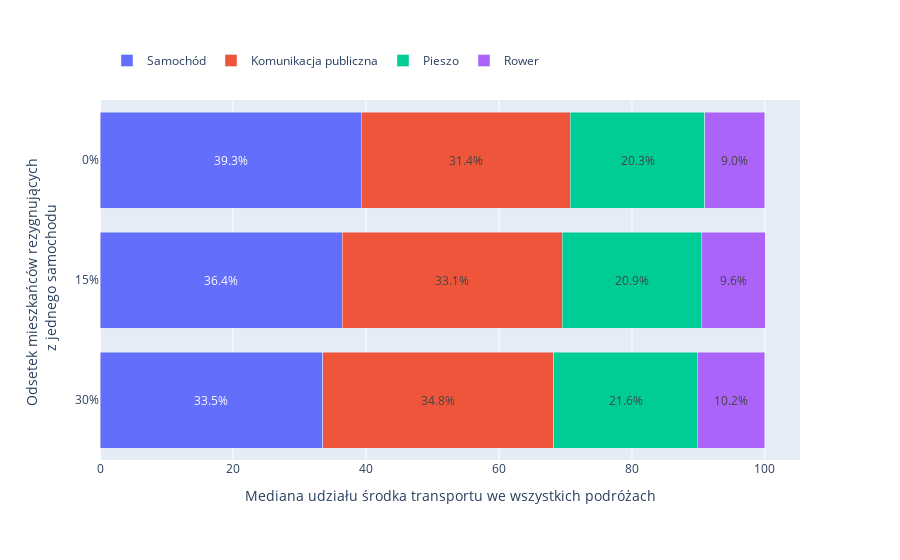

Notebook cell for this chart:
### Code cell
scenarios = ['30%', '15%', '0%']

mean_0_0_0 = modal_splits['ms_scenario_0_0_0'].values()
mean_0_0_0 = list(map(lambda x: x['median'], mean_0_0_0))

mean_0_0_15 = modal_splits['ms_scenario_0_0_15'].values()
mean_0_0_15 = list(map(lambda x: x['median'], mean_0_0_15))

mean_0_0_3 = modal_splits['ms_scenario_0_0_3'].values()
mean_0_0_3 = list(map(lambda x: x['median'], mean_0_0_3))

fig = go.Figure()

round_v = 1
margin_size = 100

# car
y = scenarios
x = [mean_0_0_3[0], mean_0_0_15[0], mean_0_0_0[0]]
fig.add_trace(go.Bar(
    y=y,
    x=x,
    name='Samochód',
    orientation='h',
    text=list(map(lambda v: str(round(v, round_v)) + "%", x)),
    textposition='auto',
    insidetextanchor='middle'
))

# publlic
y = scenarios
x = [mean_0_0_3[1], mean_0_0_15[1], mean_0_0_0[1]]
fig.add_trace(go.Bar(
    y=y,
    x=x,
    name='Komunikacja publiczna',
    orientation='h',
    text=list(map(lambda v: str(round(v, round_v))+"%", x)),
    textposition='auto',
    insidetextanchor='middle'
))

# pedestrian
y = scenarios
x = [mean_0_0_3[2], mean_0_0_15[2], mean_0_0_0[2]]
fig.add_trace(go.Bar(
    y=y,
    x=x,
    name='Pieszo',
    orientation='h',
    text=list(map(lambda v: str(round(v, round_v)) + "%", x)),
    textposition='auto',
    insidetextanchor='middle'
))

# bicycle
y = scenarios
x = [mean_0_0_3[3], mean_0_0_15[3], mean_0_0_0[3]]
fig.add_trace(go.Bar(
    y=y,
    x=x,
    name='Rower',
    orientation='h',
    text=list(map(lambda v: str(round(v, round_v)) + "%", x)),
    textposition='auto',
    insidetextanchor='middle'
))

# Change the bar mode
fig.update_layout(
    barmode='stack',
    legend={
        'traceorder':'normal',
        'orientation': 'h',
        'yanchor': 'top',
        'y': 1.15,
        'xanchor': 'left',
        'x': 0.01
    },
    # title='Rozkład podróży na środki transportu dla scenariusza ...',
    xaxis_title='Mediana udziału środka transportu we wszystkich podróżach',
    yaxis_title='Odsetek mieszkańców rezygnujących <br> z jednego samochodu',
    margin=dict(l=margin_size, r=margin_size, t=margin_size, b=margin_size),
)

# whisker_y_0 = 2

# fig.add_shape(type="line",
#     x0=39.3, y0=whisker_y_0, x1=39.33, y1=whisker_y_0,
#     line=dict(
#         color="MediumPurple",
#         width=4,
#     )
# )
fig.show()

### Figure 1 — Plotly figure (JSON) as saved in the notebook; plotly's stock layout.template omitted (floating-point values rounded to 4 significant figures)
{"data": [{"insidetextanchor": "middle", "name": "Samochód", "orientation": "h", "text": ["33.5%", "36.4%", "39.3%"], "textposition": "auto", "type": "bar", "x": [33.49, 36.41, 39.32], "y": ["30%", "15%", "0%"]}, {"insidetextanchor": "middle", "name": "Komunikacja publiczna", "orientation": "h", "text": ["34.8%", "33.1%", "31.4%"], "textposition": "auto", "type": "bar", "x": [34.76, 33.08, 31.39], "y": ["30%", "15%", "0%"]}, {"insidetextanchor": "middle", "name": "Pieszo", "orientation": "h", "text": ["21.6%", "20.9%", "20.3%"], "textposition": "auto", "type": "bar", "x": [21.56, 20.9, 20.26], "y": ["30%", "15%", "0%"]}, {"insidetextanchor": "middle", "name": "Rower", "orientation": "h", "text": ["10.2%", "9.6%", "9.0%"], "textposition": "auto", "type": "bar", "x": [10.18, 9.617, 9.029], "y": ["30%", "15%", "0%"]}], "layout": {"barmode": "stack", "legend": {"orientation": "h", "traceorder": "normal", "x": 0.01, "xanchor": "left", "y": 1.15, "yanchor": "top"}, "margin": {"b": 100, "l": 100, "r": 100, "t": 100}, "xaxis": {"title": {"text": "Mediana udziału środka transportu we wszystkich podróżach"}}, "yaxis": {"title": {"text": "Odsetek mieszkańców rezygnujących <br> z jednego samochodu"}}}}
